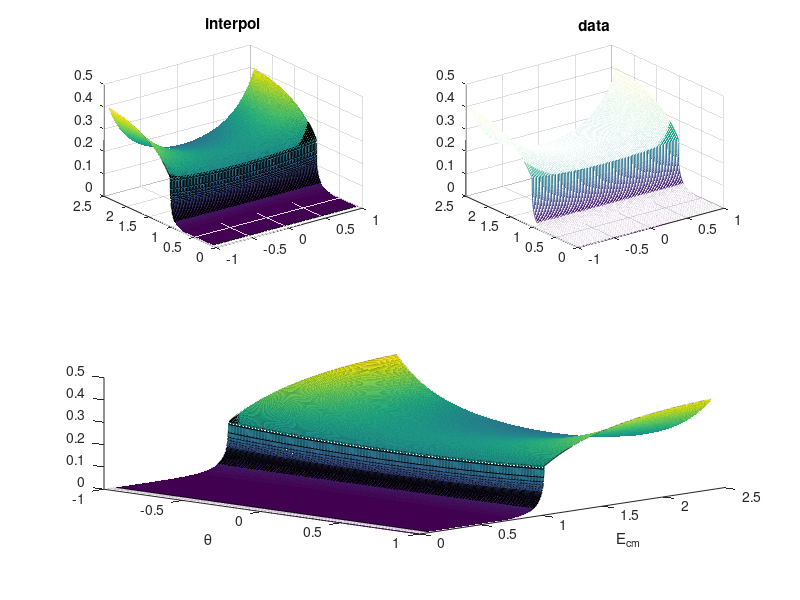

Recreate this plot in MATLAB.
   
    ev=load('used_functions/rs_grid.dat','ascii')';
    cs=load('used_functions/w_grid.dat','ascii')';
    cross=load('used_functions/cs_grid.dat','ascii')';
    
    
    
    
            ev_m=linspace(0.1,2.4,1001);
        cthv_m=linspace(-0.9995,0.9995,101);
        
        
        [Eq,Wq] = meshgrid(ev_m,cthv_m');
        
        
        % Eq=ev;
        % Wq=cs;
        
        Vq=interp2(ev,cs,cross,Eq,Wq,'linear');
        
        
        
        figure(90)
        subplot(2,2,1)
        surf(Wq,Eq,Vq)
        title('interpol')
        subplot(2,2,2)
%         mesh(acos(cs(:,1)),ev(1,:),cross')
        mesh((cs(:,1)),ev(1,:),cross')
        title('data')
        subplot(2,2,[3 4])
        hold on
        surf(Wq,Eq,Vq)
        %  scatter3(Wq,Eq,Vq,'r')
        % scatter3(grid300(:,1),grid300(:,2),grid300(:,3),'.b')
        mesh(cs(:,1),ev(1,:),cross')%,'EdgeColor','none')
        hold off
%         xlabel('Cos(\theta)')
        xlabel('\theta')
        ylabel('E_{cm}')
        view(44,30)
        
    
    